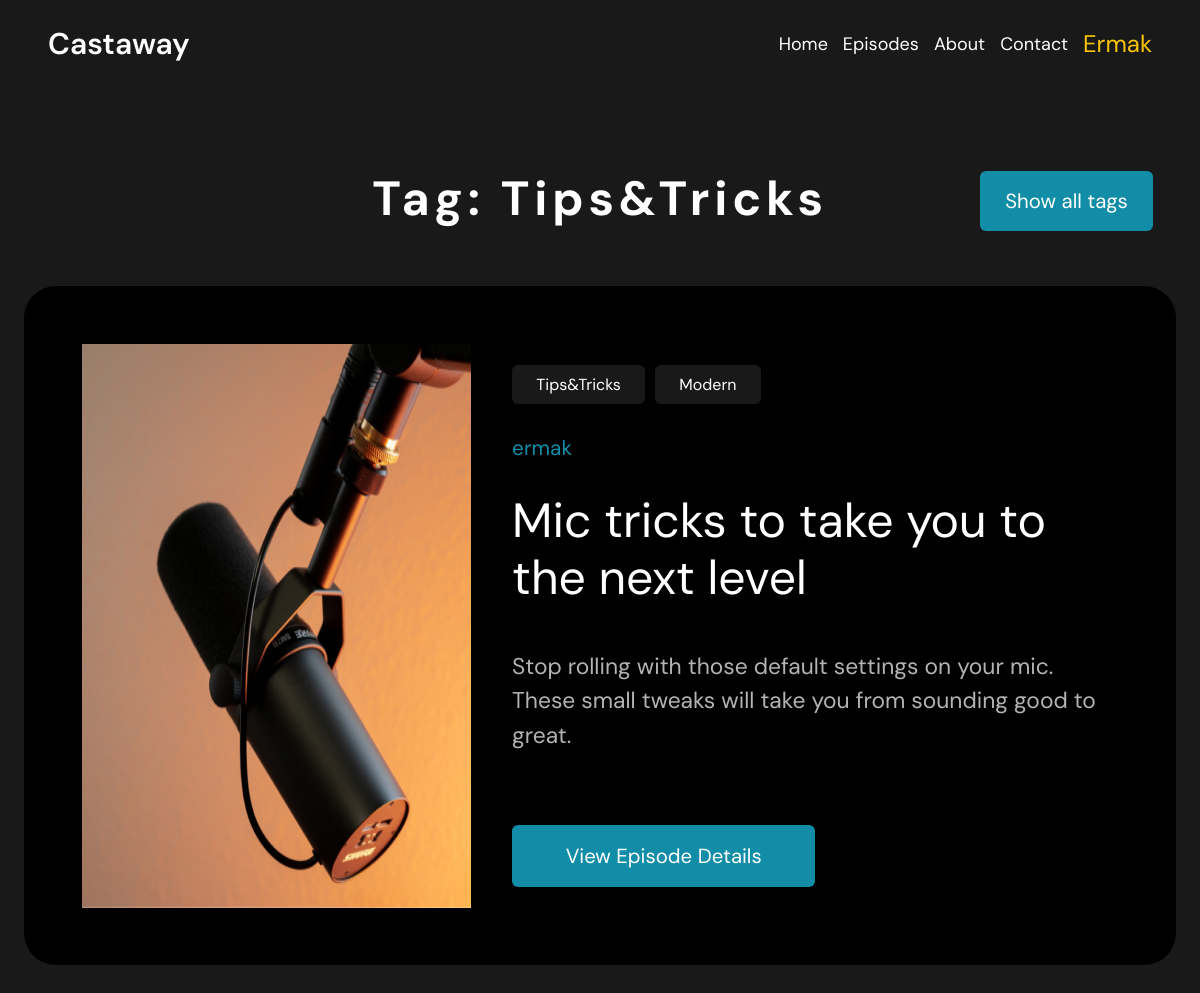
Screenshot of /tags/tips-and-tricks (signed in) with the database file from the repository.
### home/models.py (models this page shows, shortened)
class Tags(models.Model):
    name = models.CharField(max_length=50)
    slug = models.SlugField(max_length=50, unique=True)
    def get_absolute_url(self):
        return reverse('show_tags', kwargs={"tag_slug": self.slug})
    class Meta:
        verbose_name_plural = 'Tags'

class Episodes(models.Model):
    title = models.CharField(max_length=255)
    slug = models.SlugField(max_length=100, unique=True)
    description = models.CharField(max_length=200)
    content = models.TextField()
    image = models.ImageField()
    tags = models.ManyToManyField('Tags', related_name='tags')
    time_create = models.DateTimeField(auto_now_add=True)
    time_update = models.DateTimeField(auto_now=True)
    author = models.ForeignKey(User, on_delete=models.PROTECT)
    def get_absolute_url(self):
        return reverse('episodes_detail', kwargs={"episode_id": self.pk})
    class Meta:
        verbose_name_plural = 'Episodes'

### home/views.py (the view)
# urls.py: path('tags/<slug:tag_slug>', views.show_tags, name='show_tags'),
def show_tags(request, tag_slug):
    tag = Tags.objects.get(slug=tag_slug)
    episodes = Episodes.objects.filter(tags__in=[tag])
    return render(request, 'tags.html', {'episodes': episodes, 'tag': tag})

### home/templates/tags.html
{% extends 'base.html' %}
{% block content %}
<div class="episodes-content">
    <div class="tags-header">
        <h1 class="tag-name">Tag: {{ tag.name }}</h1>
        <a href="{% url 'show_all_tags' %}"><button class="show-all-tags-button">Show all tags</button></a>
    </div>
    {% for ep in episodes %}
    <div class="episodes-content-card">
        <img src="{{ ep.image.url }}" alt="">
        <div class="episodes-content-card-description">
            <div class="section-2-tags">
                {% for tag in ep.tags.all %}
                <a href="{{ tag.get_absolute_url }}">{{ tag.name }}</a>
                {% endfor %}
            </div>
            <p class="ep-num">{{ ep.author }}</p>
            <h1>{{ ep.title|capfirst }}</h1>
            <p class="ep-content">{{ ep.description }}</p>
            <a class="get-absolute-url" href="{{ ep.get_absolute_url }}">
                <button type="button">View Episode Details</button>
            </a>
        </div>
    </div>
    {% endfor %}
</div>
{% endblock %}

### home/templates/base.html (shortened to what this page needs)
<!DOCTYPE html>
{% load static %}
<html lang="en">
<head>
    <link rel="stylesheet" href="{% static 'css/styles.css' %}">
</head>
<body>
<header>
    <div class="headline-menu">
        <a href="{% url 'index' %}" class="castaway">Castaway</a>
        <div class="links-to-main-pages">
            <a href="{% url 'index' %}">Home</a>
            <a href="{% url 'show_episodes' %}">Episodes</a>
            <a href="">About</a>
            <a href="">Contact</a>
            {% if request.user.is_authenticated %}
            <a class="profile-link user-profile-link" href="{% url 'profile' %}">{{ user.username|capfirst }}</a>
            {% else %}
            <a class="profile-link" href="{% url 'login' %}">Log in</a>
            {% endif %}
        </div>
    </div>
</header>
{% block content %}
{% endblock %}
</body>
</html>

### home/static/css/styles.css (style rules this page uses)
* { margin: 0; padding: 0; box-sizing: border-box; color: #fff; font-family: "DM Sans", serif; }
body { background-color: #191919; }
a { text-decoration: none; color: #fff; }
button { border: none; outline: none; align-self: center; padding: 1.5%; border-radius: 6px; display: inline-block; }
.headline-menu { padding: 2% 4%; display: flex; justify-content: space-between; align-content: center; }
.castaway { font-size: 30px; font-weight: 600; }
.links-to-main-pages { font-size: 1.5vw; display: flex; gap: 15px; justify-content: space-between; align-items: center; }
.links-to-main-pages a.profile-link { color: #fac507; }
.user-profile-link { font-size: 2vw; overflow: hidden; }
.episodes-content { display: flex; flex-direction: column; padding: 2%; }
.episodes-content-card { padding: 5%; display: flex; background-color: #000; border-radius: 32px; margin-bottom: 5%; }
.episodes-content-card img { margin-right: 4%; }
.episodes-content-card-description { padding: 2% 0; }
.episodes-content-card-description h1 { margin: 5% 0 7% 0; font-weight: 400; line-height: 1.2em; font-size: 4vw; }
.episodes-content-card-description a { display: inline-block; text-align: center; border-radius: 6px; }
.episodes-content-card-description button { border-radius: 6px; display: inline-block; background-color: #118DA8; width: 50%; text-align: center; font-size: 1.7vw; }
.ep-num { color: #118DA8; font-size: 1.3em; }
.ep-content { max-width: 100%; opacity: 70%; overflow: scroll; max-height: 40%; font-size: 1.9vw; margin-bottom: 12%; line-height: 1.5em; }
.get-absolute-url { width: 50%; }
.get-absolute-url button { padding: 6% 1.5%; width: 100%; }
.section-2-tags { display: flex; flex-wrap: wrap; align-content: ; gap: 10px; margin-bottom: 5%; }
.section-2-tags a { margin: 0; padding: 1.5% 4%; background-color: #191919; }
.tags-header { padding: 2%; text-align: center; position: relative; }
.show-all-tags-button { border-radius: 6px; display: inline-block; background-color: #118DA8; width: 15%; text-align: center; font-size: 1.7vw; position: absolute; top: 34%; right: 2%; }
.tag-name { letter-spacing: 0.1em; display: inline-block; margin: 3%; text-align: center; font-size: 4vw; }

### rows the page displays
Tags: name "Tips&Tricks"
Episodes: image (picture), author "ermak", title "Mic tricks to take you to the next level", description "Stop rolling with those default settings on your mic. These small tweaks will take you from sounding good to great."
Tags: name "Modern"

### other values shown
{{ user.username|capfirst }} "Ermak"
